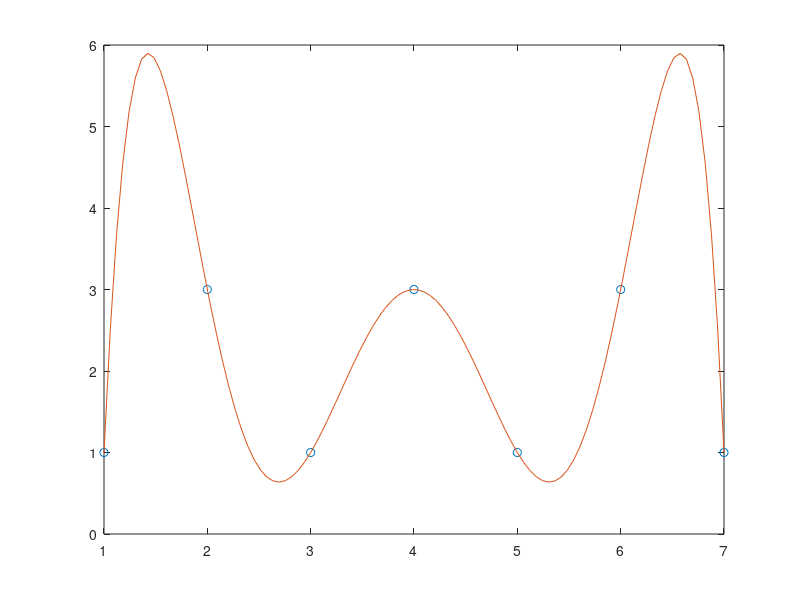

This figure's MATLAB source:
clear all;
close all;
x = [1,2,3,4,5,6,7];
y = [1,3,1,3,1,3,1];
plot(x,y,'o');
hold on;
c = polyfit(x,y,length(x)-1);
f = @(x) polyval(c,x);
x1= linspace(1,length(x));
plot(x1,f(x1));

